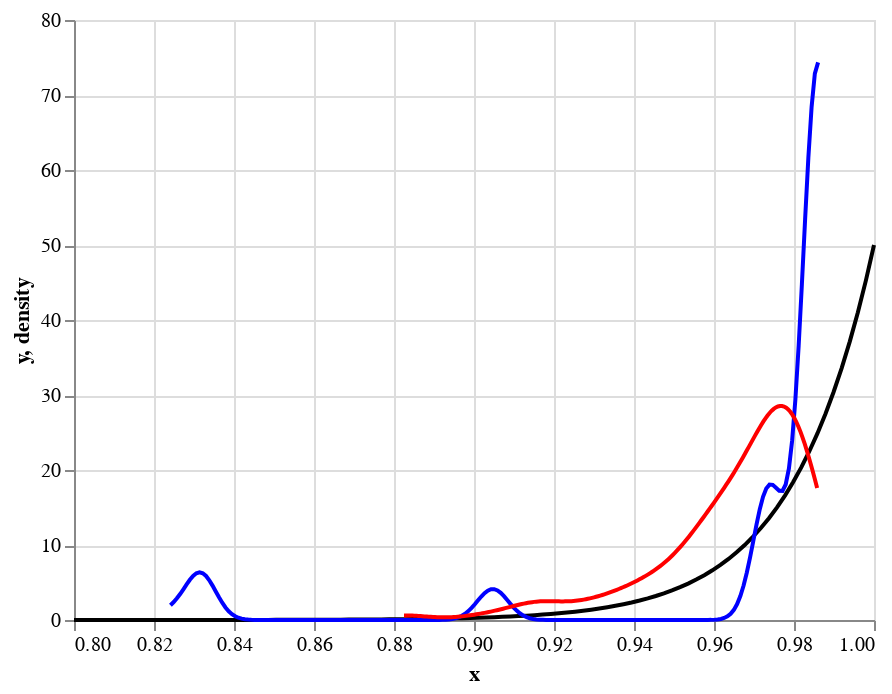

Here is the notebook cell this chart was saved with:
### Code cell
true_histogram_chart + non_parametric_histogram_chart + parametric_histogram_chart

### Figure 1 — Vega-Lite specification as saved in the notebook (floating-point values rounded to 4 significant figures)
{"config": {"view": {"continuousWidth": 400, "continuousHeight": 300}}, "layer": [{"data": {"name": "data-e96f5bbeb8f9d5c176cddeef2663f468"}, "mark": {"type": "line", "color": "black", "filled": false}, "encoding": {"x": {"type": "quantitative", "field": "x"}, "y": {"type": "quantitative", "field": "y"}}}, {"data": {"name": "data-a6273eb01b095200faec83f61d7f8283"}, "mark": {"type": "line", "color": "blue", "filled": false}, "encoding": {"x": {"type": "quantitative", "field": "x"}, "y": {"type": "quantitative", "field": "density"}}, "transform": [{"density": "x", "as": ["x", "density"]}]}, {"data": {"name": "data-f5fed365c6b048528300ae6d88365601"}, "mark": {"type": "line", "color": "red", "filled": false}, "encoding": {"x": {"type": "quantitative", "field": "x"}, "y": {"type": "quantitative", "field": "density"}}, "transform": [{"density": "x", "as": ["x", "density"]}]}], "$schema": "https://vega.github.io/schema/vega-lite/v4.8.1.json", "datasets": {"data-e96f5bbeb8f9d5c176cddeef2663f468": [{"x": 0.8, "y": 0.000892}, {"x": 0.802, "y": 0.001009}, {"x": 0.804, "y": 0.001142}, {"x": 0.8061, "y": 0.001291}, {"x": 0.8081, "y": 0.00146}, {"x": 0.8101, "y": 0.00165}, {"x": 0.8121, "y": 0.001864}, {"x": 0.8141, "y": 0.002105}, {"x": 0.8162, "y": 0.002377}, {"x": 0.8182, "y": 0.002683}, {"x": 0.8202, "y": 0.003028}, {"x": 0.8222, "y": 0.003415}, {"x": 0.8242, "y": 0.003852}, {"x": 0.8263, "y": 0.004343}, {"x": 0.8283, "y": 0.004895}, {"x": 0.8303, "y": 0.005515}, {"x": 0.8323, "y": 0.006213}, {"x": 0.8343, "y": 0.006996}, {"x": 0.8364, "y": 0.007876}, {"x": 0.8384, "y": 0.008865}, {"x": 0.8404, "y": 0.009974}, {"x": 0.8424, "y": 0.01122}, {"x": 0.8444, "y": 0.01262}, {"x": 0.8465, "y": 0.01418}, {"x": 0.8485, "y": 0.01594}, {"x": 0.8505, "y": 0.01791}, {"x": 0.8525, "y": 0.02012}, {"x": 0.8545, "y": 0.02259}, {"x": 0.8566, "y": 0.02537}, {"x": 0.8586, "y": 0.02847}, {"x": 0.8606, "y": 0.03194}, {"x": 0.8626, "y": 0.03583}, {"x": 0.8646, "y": 0.04018}, {"x": 0.8667, "y": 0.04505}, {"x": 0.8687, "y": 0.0505}, {"x": 0.8707, "y": 0.05659}, {"x": 0.8727, "y": 0.06339}, {"x": 0.8747, "y": 0.07099}, {"x": 0.8768, "y": 0.07949}, {"x": 0.8788, "y": 0.08898}, {"x": 0.8808, "y": 0.09958}, {"x": 0.8828, "y": 0.1114}, {"x": 0.8848, "y": 0.1246}, {"x": 0.8869, "y": 0.1393}, {"x": 0.8889, "y": 0.1558}, {"x": 0.8909, "y": 0.1741}, {"x": 0.8929, "y": 0.1945}, {"x": 0.8949, "y": 0.2173}, {"x": 0.897, "y": 0.2427}, {"x": 0.899, "y": 0.271}, {"x": 0.901, "y": 0.3025}, {"x": 0.903, "y": 0.3376}, {"x": 0.9051, "y": 0.3766}, {"x": 0.9071, "y": 0.4201}, {"x": 0.9091, "y": 0.4685}, {"x": 0.9111, "y": 0.5224}, {"x": 0.9131, "y": 0.5822}, {"x": 0.9152, "y": 0.6488}, {"x": 0.9172, "y": 0.7229}, {"x": 0.9192, "y": 0.8051}, {"x": 0.9212, "y": 0.8966}, {"x": 0.9232, "y": 0.9982}, {"x": 0.9253, "y": 1.111}, {"x": 0.9273, "y": 1.236}, {"x": 0.9293, "y": 1.375}, {"x": 0.9313, "y": 1.53}, {"x": 0.9333, "y": 1.701}, {"x": 0.9354, "y": 1.891}, {"x": 0.9374, "y": 2.102}, {"x": 0.9394, "y": 2.336}, {"x": 0.9414, "y": 2.596}, {"x": 0.9434, "y": 2.883}, {"x": 0.9455, "y": 3.202}, {"x": 0.9475, "y": 3.555}, {"x": 0.9495, "y": 3.946}, {"x": 0.9515, "y": 4.379}, {"x": 0.9535, "y": 4.858}, {"x": 0.9556, "y": 5.389}, {"x": 0.9576, "y": 5.977}, {"x": 0.9596, "y": 6.627}, {"x": 0.9616, "y": 7.346}, {"x": 0.9636, "y": 8.142}, {"x": 0.9657, "y": 9.022}, {"x": 0.9677, "y": 9.994}, {"x": 0.9697, "y": 11.07}, {"x": 0.9717, "y": 12.26}, {"x": 0.9737, "y": 13.57}, {"x": 0.9758, "y": 15.02}, {"x": 0.9778, "y": 16.62}, {"x": 0.9798, "y": 18.39}, {"x": 0.9818, "y": 20.35}, {"x": 0.9838, "y": 22.5}, {"x": 0.9859, "y": 24.88}, {"x": 0.9879, "y": 27.51}, {"x": 0.9899, "y": 30.4}, {"x": 0.9919, "y": 33.6}, {"x": 0.9939, "y": 37.12}, {"x": 0.996, "y": 41.0}, {"x": 0.998, "y": 45.28}, {"x": 1.0, "y": 50.0}], "data-a6273eb01b095200faec83f61d7f8283": [{"x": 0.9737}, {"x": 0.9047}, {"x": 0.986}, {"x": 0.986}, {"x": 0.986}, {"x": 0.986}, {"x": 0.9737}, {"x": 0.986}, {"x": 0.9737}, {"x": 0.8316}, {"x": 0.986}, {"x": 0.986}, {"x": 0.986}, {"x": 0.986}, {"x": 0.986}, {"x": 0.9737}, {"x": 0.986}, {"x": 0.9737}, {"x": 0.986}, {"x": 0.986}, {"x": 0.986}, {"x": 0.986}, {"x": 0.986}, {"x": 0.8316}, {"x": 0.986}, {"x": 0.986}, {"x": 0.9737}, {"x": 0.986}, {"x": 0.986}, {"x": 0.986}, {"x": 0.986}, {"x": 0.8316}, {"x": 0.986}, {"x": 0.986}, {"x": 0.986}, {"x": 0.986}, {"x": 0.986}, {"x": 0.986}, {"x": 0.8316}, {"x": 0.8241}, {"x": 0.986}, {"x": 0.986}, {"x": 0.986}, {"x": 0.9737}, {"x": 0.986}, {"x": 0.986}, {"x": 0.986}, {"x": 0.986}, {"x": 0.9737}, {"x": 0.986}, {"x": 0.986}, {"x": 0.986}, {"x": 0.986}, {"x": 0.9737}, {"x": 0.986}, {"x": 0.986}, {"x": 0.986}, {"x": 0.986}, {"x": 0.986}, {"x": 0.986}, {"x": 0.8316}, {"x": 0.986}, {"x": 0.986}, {"x": 0.9047}, {"x": 0.986}, {"x": 0.986}, {"x": 0.9737}, {"x": 0.986}, {"x": 0.986}, {"x": 0.986}, {"x": 0.9737}, {"x": 0.986}, {"x": 0.986}, {"x": 0.986}, {"x": 0.986}, {"x": 0.986}, {"x": 0.9737}, {"x": 0.9737}, {"x": 0.986}, {"x": 0.9047}, {"x": 0.986}, {"x": 0.986}, {"x": 0.986}, {"x": 0.986}, {"x": 0.9737}, {"x": 0.9737}, {"x": 0.986}, {"x": 0.986}, {"x": 0.986}, {"x": 0.986}, {"x": 0.986}, {"x": 0.9737}, {"x": 0.986}, {"x": 0.986}, {"x": 0.986}, {"x": 0.986}, {"x": 0.8316}, {"x": 0.986}, {"x": 0.9737}, {"x": 0.9047}], "data-f5fed365c6b048528300ae6d88365601": [{"x": 0.9626}, {"x": 0.9651}, {"x": 0.9775}, {"x": 0.929}, {"x": 0.9704}, {"x": 0.9594}, {"x": 0.9494}, {"x": 0.9694}, {"x": 0.9849}, {"x": 0.9734}, {"x": 0.9803}, {"x": 0.9813}, {"x": 0.9829}, {"x": 0.9782}, {"x": 0.9825}, {"x": 0.9644}, {"x": 0.9672}, {"x": 0.9791}, {"x": 0.9211}, {"x": 0.9727}, {"x": 0.9323}, {"x": 0.9761}, {"x": 0.8825}, {"x": 0.9308}, {"x": 0.9431}, {"x": 0.971}, {"x": 0.9655}, {"x": 0.9808}, {"x": 0.9807}, {"x": 0.9388}, {"x": 0.9497}, {"x": 0.961}, {"x": 0.9151}, {"x": 0.9167}, {"x": 0.9734}, {"x": 0.955}, {"x": 0.9774}, {"x": 0.9791}, {"x": 0.9708}, {"x": 0.976}, {"x": 0.9547}, {"x": 0.939}, {"x": 0.9837}, {"x": 0.9766}, {"x": 0.9034}, {"x": 0.9751}, {"x": 0.9533}, {"x": 0.9668}, {"x": 0.9791}, {"x": 0.9754}, {"x": 0.9635}, {"x": 0.9761}, {"x": 0.9794}, {"x": 0.9772}, {"x": 0.9728}, {"x": 0.9531}, {"x": 0.9613}, {"x": 0.9858}, {"x": 0.9793}, {"x": 0.9823}, {"x": 0.9808}, {"x": 0.9581}, {"x": 0.9839}, {"x": 0.9576}, {"x": 0.9833}, {"x": 0.9587}, {"x": 0.9577}, {"x": 0.9711}, {"x": 0.9749}, {"x": 0.9645}, {"x": 0.9482}, {"x": 0.9843}, {"x": 0.954}, {"x": 0.9723}, {"x": 0.9656}, {"x": 0.9685}, {"x": 0.98}, {"x": 0.979}, {"x": 0.9711}, {"x": 0.9408}, {"x": 0.985}, {"x": 0.9779}, {"x": 0.9805}, {"x": 0.9606}, {"x": 0.9841}, {"x": 0.9661}, {"x": 0.9742}, {"x": 0.9755}, {"x": 0.9438}, {"x": 0.9678}, {"x": 0.9464}, {"x": 0.9132}, {"x": 0.9769}, {"x": 0.9585}, {"x": 0.9858}, {"x": 0.9756}, {"x": 0.981}, {"x": 0.9706}, {"x": 0.9848}, {"x": 0.9631}]}}
